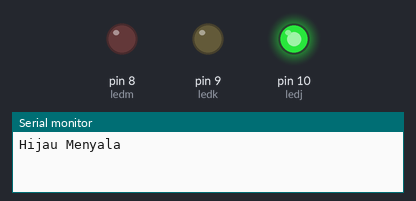
Bench run of a sketch on a simulated Arduino Uno, built with avr-gcc and run on an emulated ATmega328P. Parts: output pins drawn as LEDs (lit = HIGH), the last lines printed to the serial monitor.

Above: at 1.5 s.
At 3.5 s:
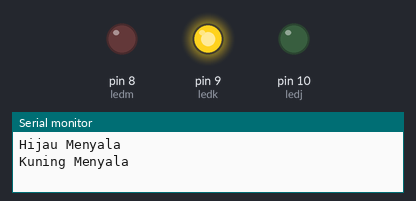
At 5.0 s:
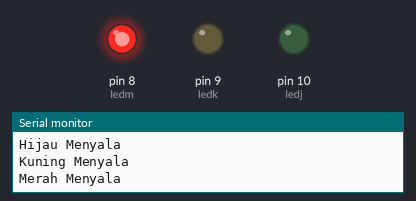
Timing chart, 0 to 7.8 s (numbered marks = the images above):
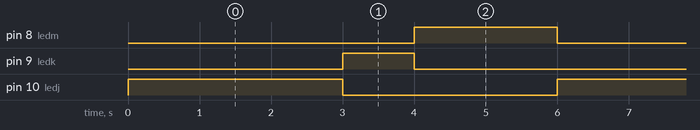

Measured:
- by itself, pin 8 (ledm): alternates HIGH for 2.0 s and LOW for 4.0 s
- by itself, pin 9 (ledk): alternates HIGH for 1.0 s and LOW for 5.0 s
- by itself, pin 10 (ledj): alternates HIGH for 3.0 s and LOW for 3.0 s

The sketch:

sketch.ino
```cpp
// inisialisasi variabel lampu pada pin
int ledj = 10;
int ledk = 9;
int ledm = 8;

void setup() {
  // inisialisasi ppin sebagai output
  Serial.begin(9600);
  pinMode(ledj, OUTPUT);
  pinMode(ledk, OUTPUT);
  pinMode(ledm, OUTPUT);
}

void loop() {
  // status tiap pin yang memberikan reaksi pada lampu (high: nyala ; low: mati)
  digitalWrite(ledj, HIGH);
  digitalWrite(ledk, LOW);
  digitalWrite(ledm, LOW);
  Serial.println("Hijau Menyala");
  delay(3000);

  digitalWrite(ledj, LOW);
  digitalWrite(ledk, HIGH);
  digitalWrite(ledm, LOW);
  Serial.println("Kuning Menyala");
  delay(1000);

  digitalWrite(ledj, LOW);
  digitalWrite(ledk, LOW);
  digitalWrite(ledm, HIGH);
  Serial.println("Merah Menyala");
  delay(2000);
}
```
